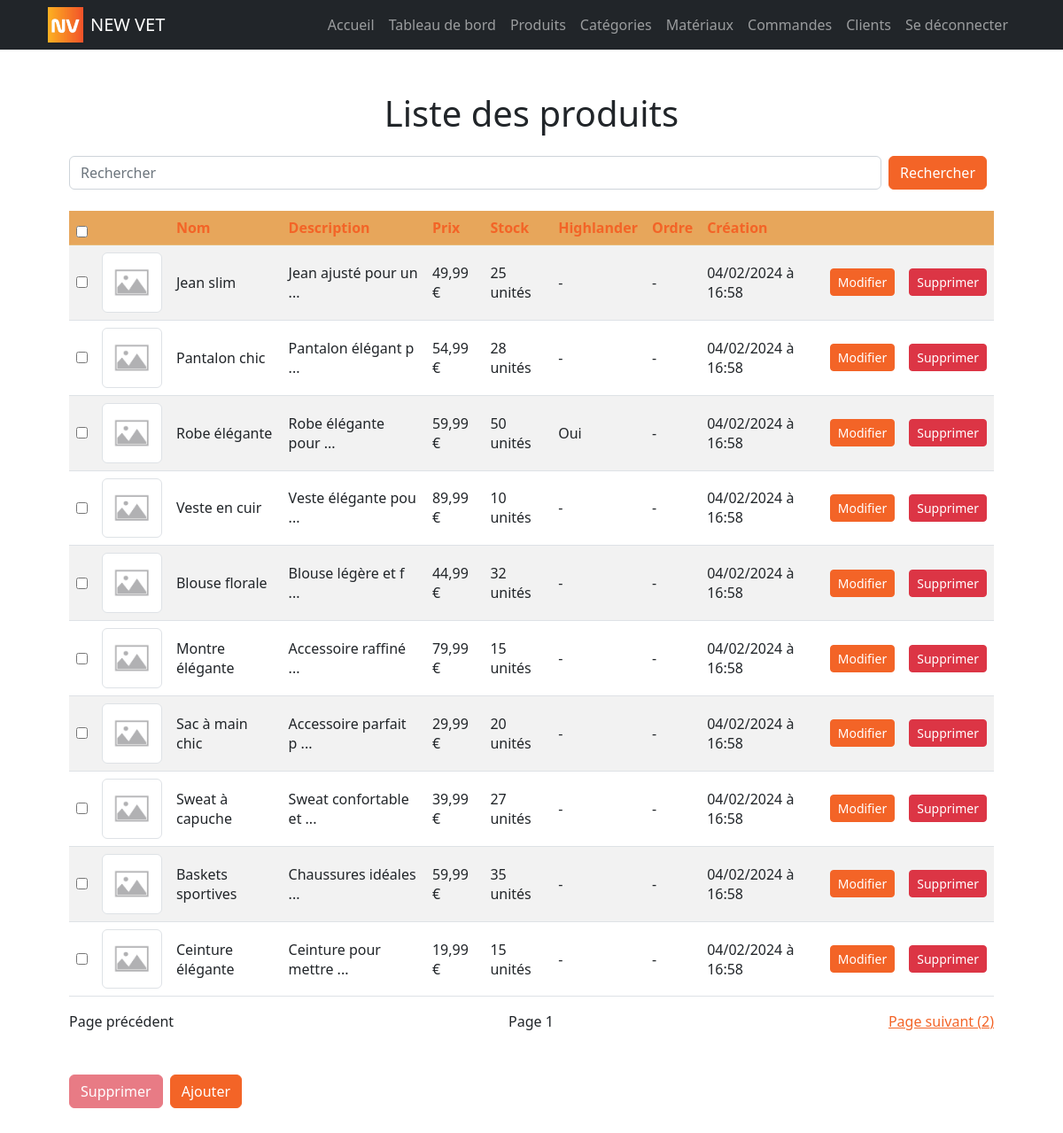
The page /products/index.php (signed in) on the database its author committed.
### tables this page shows
CREATE TABLE product(
        slug VARCHAR (50) NOT NULL UNIQUE,
        name VARCHAR (50) NOT NULL,
        description VARCHAR (1000),
        is_highlander BOOLEAN NOT NULL DEFAULT 0,
        sort_order INT,
        price FLOAT NOT NULL DEFAULT 0,
        stock_quantity INT NOT NULL DEFAULT 0,
        is_deleted BOOLEAN NOT NULL DEFAULT 0,
        created_at DATETIME NOT NULL DEFAULT NOW(),
        CONSTRAINT product_PK PRIMARY KEY (slug)
);

### models/product.php (called while the page is built, shortened)
<?php
function getProducts($categories_slugs = array(), $materials_slugs = array(), $search = null, $order_by = 'sort_order', $order = 'ASC', $offset = null, $per_page = 10, $is_highlander = false, $exclude = array(), $include = array())
{
    $dbh = db_connect();
    $sql = "SELECT product.* FROM product
    LEFT JOIN product_category ON product_category.product_slug = product.slug
    LEFT JOIN category ON product_category.category_slug = category.slug
    LEFT JOIN product_material ON product_material.product_slug = product.slug
    LEFT JOIN material ON product_material.material_slug = material.slug";
    $sql .= " WHERE 1 = 1";
    $sql .= " AND product.is_deleted = 0";
    $sql .= " ORDER BY $order_by $order";
    if ($per_page) $sql .= " LIMIT :per_page";
    try {
        $sth = $dbh->prepare($sql);
        if ($per_page) $sth->bindValue(":per_page", $per_page, PDO::PARAM_INT);
        $sth->execute();
        $products = $sth->fetchAll(PDO::FETCH_ASSOC);
    } catch (PDOException $e) {
        die("Erreur lors de la requête SQL : " . $e->getMessage());
    }
    return $products;
}

### helpers/log_txt.php (called while the page is built, shortened)
<?php
function log_txt($whatToLog)
{
    $file = APP_PATH . 'logs/log.txt';
    $fileopen = (fopen($file, 'a'));
    $date = date('d-m-y h:i:s A');
    $ipaddress = getenv("REMOTE_ADDR");
    $newLineToLog = PHP_EOL . "[" . $date . "][" . $ipaddress . "]: " . $whatToLog;
}

### models/image.php (called while the page is built, shortened)
<?php
function getFirstImagePathFromProduct($product_slug)
{
    $dbh = db_connect();
    $sql = "SELECT * FROM image WHERE is_deleted = 0 AND product_slug = :product_slug ORDER BY sort_order ASC LIMIT 1;";
    try {
        $sth = $dbh->prepare($sql);
        $sth->execute(array(":product_slug" => $product_slug));
        $image = $sth->fetch(PDO::FETCH_ASSOC);
    } catch (PDOException $e) {
        die("Erreur lors de la requête SQL : " . $e->getMessage());
    }
    if ($image) {
        return $image['image_path'];
    } else {
        return null;
    }
}

### helpers/three_dots_string.php (called while the page is built)
<?php
function three_dots_string(string $txt, int $max = 100)
{
    if (strlen($txt) > $max) return substr($txt, 0, $max) . ' ...';
    return $txt;
}

### helpers/float_to_price.php (called while the page is built)
<?php
function float_to_price($float) {
    $price = number_format($float, 2, ',', ' ') . ' €';
    return $price;
}

### helpers/fr_date.php (called while the page is built)
<?php
function fr_date($inputDate) {
    $dateTime = new DateTime($inputDate);
    $formattedDate = $dateTime->format('d/m/Y à H:i');
    return $formattedDate;
}

### products/index.php (the view, shortened to what this page needs)
<?php
include_once APP_PATH . "/partials/header.php";
include_once APP_PATH . "/models/product.php";
include_once APP_PATH . "/helpers/fr_date.php";
include_once APP_PATH . "/helpers/three_dots_string.php";
include_once APP_PATH . "/helpers/float_to_price.php";
include_once APP_PATH . "/models/image.php";
$search = isset($_GET['search']) ? $_GET['search'] : null;
$order_by = isset($_GET['order_by']) ? $_GET['order_by'] : 'created_at';
$order = isset($_GET['order']) && $_GET['order'] == 'desc' ? 'DESC' : 'ASC';
$page = isset($_GET['page']) ? $_GET['page'] : 1;
$new_order = $order == 'DESC' ? 'asc' : 'desc';
$per_page = 10;
$offset = ($page - 1) * $per_page;
$products = getProducts(null, null, $search, $order_by, $order, $offset, $per_page);
?>
<!DOCTYPE html>
<html lang="fr">
<head>
    <link href="<?= APP_URL ?>css/bootstrap.css" rel="stylesheet">
    <link href="<?= APP_URL ?>css/main.css" rel="stylesheet">
</head>
<body>
    <main>
        <div class="container p-4 p-lg-5">
            <h1 class="text-center">Liste des produits</h1>
            <form class="d-flex justify-content-between my-4" method="GET">
                <input class="form-control mr-sm-2" type="search" placeholder="Rechercher" aria-label="Search" name="search" value="<?= $search ?>">
                <button class="btn btn-primary mx-2 my-sm-0" type="submit">Rechercher</button>
            </form>
            <table class="table table-striped">
                <thead>
                    <tr class="table-primary">
                        <th scope='col' colspan='1'><input type="checkbox" onclick="toggleAll()"></th>
                        <th scope='col' colspan='1'>&nbsp;</th>
                        <th scope='col'><a class="text-decoration-none" href="?search=<?= $search ?>&page=<?= $page ?>&order_by=name&order=<?= $new_order ?>">Nom</a></th>
                        <th scope='col'><a class="text-decoration-none" href="?search=<?= $search ?>&page=<?= $page ?>&order_by=description&order=<?= $new_order ?>">Description</a></th>
                        <th scope='col'><a class="text-decoration-none" href="?search=<?= $search ?>&page=<?= $page ?>&order_by=price&order=<?= $new_order ?>">Prix</a></th>
                        <th scope='col'><a class="text-decoration-none" href="?search=<?= $search ?>&page=<?= $page ?>&order_by=stock_quantity&order=<?= $new_order ?>">Stock</a></th>
                        <th scope='col'><a class="text-decoration-none" href="?search=<?= $search ?>&page=<?= $page ?>&order_by=is_highlander&order=<?= $new_order ?>">Highlander</a></th>
                        <th scope='col'><a class="text-decoration-none" href="?search=<?= $search ?>&page=<?= $page ?>&order_by=sort_order&order=<?= $new_order ?>">Ordre</a></th>
                        <th scope='col'><a class="text-decoration-none" href="?search=<?= $search ?>&page=<?= $page ?>&order_by=created_at&order=<?= $new_order ?>">Création</a></th>
                        <th scope='col' colspan='2'>&nbsp;</th>
                    </tr>
                </thead>
                <tbody>
                    <?php
                    foreach ($products as $product) {
                    ?>
                        <tr class="align-middle">
                            <td><input id="product_<?= $product['slug'] ?>" type="checkbox" name="selected_products[]" value="<?= $product['slug'] ?>"></td>
                            <td>
                                <?php
                                $dbImgPath = getFirstImagePathFromProduct($product['slug']);
                                $fullImgPath = APP_PATH . $dbImgPath;
                                ?>
                                <?php if ($dbImgPath && file_exists($fullImgPath)) : ?>
                                    <img src="<?= APP_URL . $dbImgPath ?>" class="img-thumbnail" width="100">
                                <?php else : ?>
                                    <img src="<?= APP_URL ?>assets/img/default-img.webp" class="img-thumbnail" width="100">
                                <?php endif; ?>
                            </td>
                            <td><?= $product['name'] ?></td>
                            <td><?= three_dots_string($product['description'], 20) ?></td>
                            <td><?= float_to_price($product['price']) ?></td>
                            <?php if ($product['stock_quantity'] > 0) : ?>
                                <td><?= $product['stock_quantity'] ?> unités</td>
                            <?php else : ?>
                                <td class="text-danger">Rupture</td>
                            <?php endif; ?>
                            <td><?= $product['is_highlander'] == 1 ? 'Oui' : '-' ?></td>
                            <td><?= $product['sort_order'] ? $product['sort_order'] : '-' ?></td>
                            <td><?= fr_date($product['created_at']) ?></td>
                            <td> <a href="<?= APP_URL ?>products/modifiy_product.php?slug=<?= $product['slug'] ?>" class="btn btn-primary btn-sm">Modifier</a> </td>
                            <td> <a href="<?= APP_URL ?>products/delete_product.php?slug=<?= $product['slug'] ?>" class="btn btn-danger btn-sm">Supprimer</a> </td>
                        </tr>
                    <?php
                    }
                    ?>
                </tbody>
            </table>
            <div class="d-flex justify-content-between my-2">
                <?php if ($page > 1) : ?>
                    <a href="?search=<?= $search ?>&page=<?= $page - 1 ?>&order_by=<?= $order_by ?>&order=<?= $order ?>">Page précédent (<?= $page - 1 ?>)</a>
                <?php else : ?>
                    <span>Page précédent</span>
                <?php endif; ?>
                <span>Page <?= $page ?></span>
                <a href="?search=<?= $search ?>&page=<?= $page + 1 ?>&order_by=<?= $order_by ?>&order=<?= $order ?>">Page suivant (<?= $page + 1 ?>)</a>
            </div>
            <div class="d-flex justify-content-start gap-2 my-5">
                <button id="delete-products" class="btn btn-danger" disabled onclick="deleteSelectedProducts()">Supprimer</button>
                <a href="<?= APP_URL ?>products/create_product.php" class="btn btn-primary">Ajouter</a>
            </div>
        </div>
    </main>
</body>
</html>

### partials/header.php (shortened to what this page needs)
<nav class="navbar navbar-expand-lg navbar-dark bg-dark">
    <div class="container px-4">
        <a style="text-decoration: none" class="d-flex justify-content-start" href="<?= APP_URL ?>index.php">
            <img src="<?= APP_URL ?>assets/logo.jpg" alt="Logo" width="40" height="40">
            <span class="mx-2 navbar-brand">NEW VET</span>
        </a>
        <div class="collapse navbar-collapse" id="navbarSupportedContent">
            <ul class="navbar-nav ms-auto mb-2 mb-lg-0">
                <li class="nav-item"><a class="nav-link" aria-current="page" href="<?= APP_URL ?>index.php">Accueil</a></li>
                <li class="nav-item"><a class="nav-link" aria-current="page" href="<?= APP_URL ?>dashboard.php">Tableau de bord</a></li>
                <li class="nav-item"><a class="nav-link" aria-current="page" href="<?= APP_URL ?>products/index.php">Produits</a></li>
                <li class="nav-item"><a class="nav-link" aria-current="page" href="<?= APP_URL ?>categories/index.php">Catégories</a></li>
                <li class="nav-item"><a class="nav-link" aria-current="page" href="<?= APP_URL ?>materials/index.php">Matériaux</a></li>
                <li class="nav-item"><a class="nav-link" aria-current="page" href="<?= APP_URL ?>orders/index.php">Commandes</a></li>
                <li class="nav-item"><a class="nav-link" aria-current="page" href="<?= APP_URL ?>customers/index.php">Clients</a></li>
                <li class="nav-item"><a class="nav-link" aria-current="page" href="<?= APP_URL ?>logout.php">Se déconnecter</a></li>
            </ul>
        </div>
    </div>
</nav>

### rows shown on the page
product: name "Jean slim", description "Jean ajusté pour un ...", price "49,99 €", stock_quantity "25", created_at "04/02/2024 à 16:58"
product: name "Pantalon chic", description "Pantalon élégant p ...", price "54,99 €", stock_quantity "28", created_at "04/02/2024 à 16:58"
product: name "Robe élégante", description "Robe élégante pour ...", price "59,99 €", stock_quantity "50", is_highlander "Oui", created_at "04/02/2024 à 16:58"
product: name "Veste en cuir", description "Veste élégante pou ...", price "89,99 €", stock_quantity "10", created_at "04/02/2024 à 16:58"
product: name "Blouse florale", description "Blouse légère et f ...", price "44,99 €", stock_quantity "32", created_at "04/02/2024 à 16:58"
product: name "Montre élégante", description "Accessoire raffiné ...", price "79,99 €", stock_quantity "15", created_at "04/02/2024 à 16:58"
product: name "Sac à main chic", description "Accessoire parfait p ...", price "29,99 €", stock_quantity "20", created_at "04/02/2024 à 16:58"
product: name "Sweat à capuche", description "Sweat confortable et ...", price "39,99 €", stock_quantity "27", created_at "04/02/2024 à 16:58"
product: name "Baskets sportives", description "Chaussures idéales ...", price "59,99 €", stock_quantity "35", created_at "04/02/2024 à 16:58"
product: name "Ceinture élégante", description "Ceinture pour mettre ...", price "19,99 €", stock_quantity "15", created_at "04/02/2024 à 16:58"

### other values the page prints
$page "1"
$page + 1 "2"
